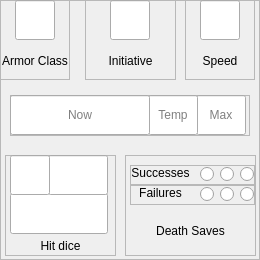
        <widget class="QFrame" name="lifeBox">
         <property name="geometry">
          <rect>
           <x>475</x>
           <y>205</y>
           <width>260</width>
           <height>260</height>
          </rect>
         </property>
         <property name="styleSheet">
          <string notr="true">font: 12pt &quot;Eberron&quot;;</string>
         </property>
         <property name="frameShape">
          <enum>QFrame::StyledPanel</enum>
         </property>
         <property name="frameShadow">
          <enum>QFrame::Raised</enum>
         </property>
         <widget class="QFrame" name="armorClassBox">
          <property name="geometry">
           <rect>
            <x>0</x>
            <y>0</y>
            <width>70</width>
            <height>80</height>
           </rect>
          </property>
          <property name="styleSheet">
           <string notr="true">font: 12pt &quot;Eberron&quot;;</string>
          </property>
          <property name="frameShape">
           <enum>QFrame::StyledPanel</enum>
          </property>
          <property name="frameShadow">
           <enum>QFrame::Raised</enum>
          </property>
          <widget class="QLineEdit" name="armorClassField">
           <property name="geometry">
            <rect>
             <x>15</x>
             <y>0</y>
             <width>40</width>
             <height>40</height>
            </rect>
           </property>
           <property name="accessibleName">
            <string>armorClass</string>
           </property>
           <property name="styleSheet">
            <string notr="true">font: 12pt &quot;Eberron&quot;;</string>
           </property>
           <property name="text">
            <string/>
           </property>
           <property name="maxLength">
            <number>2</number>
           </property>
           <property name="alignment">
            <set>Qt::AlignCenter</set>
           </property>
          </widget>
          <widget class="QLabel" name="armorClassLabel">
           <property name="geometry">
            <rect>
             <x>0</x>
             <y>45</y>
             <width>70</width>
             <height>31</height>
            </rect>
           </property>
           <property name="styleSheet">
            <string notr="true">font: 12pt &quot;Eberron&quot;;</string>
           </property>
           <property name="text">
            <string>Armor Class</string>
           </property>
           <property name="textFormat">
            <enum>Qt::AutoText</enum>
           </property>
           <property name="scaledContents">
            <bool>false</bool>
           </property>
           <property name="alignment">
            <set>Qt::AlignCenter</set>
           </property>
           <property name="wordWrap">
            <bool>true</bool>
           </property>
           <property name="textInteractionFlags">
            <set>Qt::NoTextInteraction</set>
           </property>
          </widget>
         </widget>
         <widget class="QFrame" name="initiativeBox">
          <property name="geometry">
           <rect>
            <x>85</x>
            <y>0</y>
            <width>91</width>
            <height>80</height>
           </rect>
          </property>
          <property name="styleSheet">
           <string notr="true">font: 12pt &quot;Eberron&quot;;</string>
          </property>
          <property name="frameShape">
           <enum>QFrame::StyledPanel</enum>
          </property>
          <property name="frameShadow">
           <enum>QFrame::Raised</enum>
          </property>
          <widget class="QLineEdit" name="initiativeField">
           <property name="geometry">
            <rect>
             <x>25</x>
             <y>0</y>
             <width>40</width>
             <height>40</height>
            </rect>
           </property>
           <property name="accessibleName">
            <string>initiative</string>
           </property>
           <property name="styleSheet">
            <string notr="true">font: 12pt &quot;Eberron&quot;;</string>
           </property>
           <property name="text">
            <string/>
           </property>
           <property name="maxLength">
            <number>2</number>
           </property>
           <property name="alignment">
            <set>Qt::AlignCenter</set>
           </property>
          </widget>
          <widget class="QLabel" name="initiativeLabel">
           <property name="geometry">
            <rect>
             <x>0</x>
             <y>45</y>
             <width>91</width>
             <height>31</height>
            </rect>
           </property>
           <property name="styleSheet">
            <string notr="true">font: 12pt &quot;Eberron&quot;;</string>
           </property>
           <property name="text">
            <string>Initiative</string>
           </property>
           <property name="textFormat">
            <enum>Qt::AutoText</enum>
           </property>
           <property name="scaledContents">
            <bool>false</bool>
           </property>
           <property name="alignment">
            <set>Qt::AlignCenter</set>
           </property>
           <property name="wordWrap">
            <bool>true</bool>
           </property>
           <property name="textInteractionFlags">
            <set>Qt::NoTextInteraction</set>
           </property>
          </widget>
         </widget>
         <widget class="QFrame" name="speedBox">
          <property name="geometry">
           <rect>
            <x>185</x>
            <y>0</y>
            <width>70</width>
            <height>80</height>
           </rect>
          </property>
          <property name="styleSheet">
           <string notr="true">font: 12pt &quot;Eberron&quot;;</string>
          </property>
          <property name="frameShape">
           <enum>QFrame::StyledPanel</enum>
          </property>
          <property name="frameShadow">
           <enum>QFrame::Raised</enum>
          </property>
          <widget class="QLineEdit" name="speedField">
           <property name="geometry">
            <rect>
             <x>15</x>
             <y>0</y>
             <width>40</width>
             <height>40</height>
            </rect>
           </property>
           <property name="accessibleName">
            <string>speed</string>
           </property>
           <property name="styleSheet">
            <string notr="true">font: 12pt &quot;Eberron&quot;;</string>
           </property>
           <property name="text">
            <string/>
           </property>
           <property name="maxLength">
            <number>2</number>
           </property>
           <property name="alignment">
            <set>Qt::AlignCenter</set>
           </property>
          </widget>
          <widget class="QLabel" name="speedLabel">
           <property name="geometry">
            <rect>
             <x>0</x>
             <y>45</y>
             <width>70</width>
             <height>31</height>
            </rect>
           </property>
           <property name="styleSheet">
            <string notr="true">font: 12pt &quot;Eberron&quot;;</string>
           </property>
           <property name="text">
            <string>Speed</string>
           </property>
           <property name="textFormat">
            <enum>Qt::AutoText</enum>
           </property>
           <property name="scaledContents">
            <bool>false</bool>
           </property>
           <property name="alignment">
            <set>Qt::AlignCenter</set>
           </property>
           <property name="wordWrap">
            <bool>true</bool>
           </property>
           <property name="textInteractionFlags">
            <set>Qt::NoTextInteraction</set>
           </property>
          </widget>
         </widget>
         <widget class="QFrame" name="hpBox">
          <property name="geometry">
           <rect>
            <x>10</x>
            <y>95</y>
            <width>240</width>
            <height>41</height>
           </rect>
          </property>
          <property name="styleSheet">
           <string notr="true">font: 12pt &quot;Eberron&quot;;</string>
          </property>
          <property name="frameShape">
           <enum>QFrame::StyledPanel</enum>
          </property>
          <property name="frameShadow">
           <enum>QFrame::Raised</enum>
          </property>
          <widget class="QLineEdit" name="hpTempField">
           <property name="geometry">
            <rect>
             <x>186</x>
             <y>0</y>
             <width>50</width>
             <height>40</height>
            </rect>
           </property>
           <property name="accessibleName">
            <string>hpTemp</string>
           </property>
           <property name="styleSheet">
            <string notr="true">font: 12pt &quot;Eberron&quot;;</string>
           </property>
           <property name="text">
            <string/>
           </property>
           <property name="maxLength">
            <number>4</number>
           </property>
           <property name="alignment">
            <set>Qt::AlignCenter</set>
           </property>
           <property name="placeholderText">
            <string>Max</string>
           </property>
          </widget>
          <widget class="QLineEdit" name="hpMaxField">
           <property name="geometry">
            <rect>
             <x>138</x>
             <y>0</y>
             <width>50</width>
             <height>40</height>
            </rect>
           </property>
           <property name="accessibleName">
            <string>hpMax</string>
           </property>
           <property name="styleSheet">
            <string notr="true">font: 12pt &quot;Eberron&quot;;</string>
           </property>
           <property name="text">
            <string/>
           </property>
           <property name="maxLength">
            <number>4</number>
           </property>
           <property name="alignment">
            <set>Qt::AlignCenter</set>
           </property>
           <property name="placeholderText">
            <string>Temp</string>
           </property>
          </widget>
          <widget class="QLineEdit" name="hpActualField">
           <property name="geometry">
            <rect>
             <x>0</x>
             <y>0</y>
             <width>140</width>
             <height>40</height>
            </rect>
           </property>
           <property name="accessibleName">
            <string>hp</string>
           </property>
           <property name="styleSheet">
            <string notr="true">font: 12pt &quot;Eberron&quot;;</string>
           </property>
           <property name="text">
            <string/>
           </property>
           <property name="maxLength">
            <number>4</number>
           </property>
           <property name="alignment">
            <set>Qt::AlignCenter</set>
           </property>
           <property name="placeholderText">
            <string>Now</string>
           </property>
          </widget>
         </widget>
         <widget class="QFrame" name="hitDiceBox">
          <property name="geometry">
           <rect>
            <x>5</x>
            <y>155</y>
            <width>111</width>
            <height>101</height>
           </rect>
          </property>
          <property name="styleSheet">
           <string notr="true">font: 12pt &quot;Eberron&quot;;</string>
          </property>
          <property name="frameShape">
           <enum>QFrame::StyledPanel</enum>
          </property>
          <property name="frameShadow">
           <enum>QFrame::Raised</enum>
          </property>
          <widget class="QLineEdit" name="hitDiceMax">
           <property name="geometry">
            <rect>
             <x>5</x>
             <y>0</y>
             <width>40</width>
             <height>40</height>
            </rect>
           </property>
           <property name="accessibleName">
            <string>level</string>
           </property>
           <property name="styleSheet">
            <string notr="true">font: 12pt &quot;Eberron&quot;;</string>
           </property>
           <property name="text">
            <string/>
           </property>
           <property name="maxLength">
            <number>6</number>
           </property>
           <property name="alignment">
            <set>Qt::AlignCenter</set>
           </property>
          </widget>
          <widget class="QLineEdit" name="hitDiceCoefficient">
           <property name="geometry">
            <rect>
             <x>43</x>
             <y>0</y>
             <width>60</width>
             <height>40</height>
            </rect>
           </property>
           <property name="accessibleName">
            <string>hitDiceCoeffiecient</string>
           </property>
           <property name="styleSheet">
            <string notr="true">font: 12pt &quot;Eberron&quot;;</string>
           </property>
           <property name="text">
            <string/>
           </property>
           <property name="maxLength">
            <number>6</number>
           </property>
           <property name="alignment">
            <set>Qt::AlignCenter</set>
           </property>
          </widget>
          <widget class="QLineEdit" name="hitDiceLeft">
           <property name="geometry">
            <rect>
             <x>5</x>
             <y>38</y>
             <width>98</width>
             <height>41</height>
            </rect>
           </property>
           <property name="accessibleName">
            <string>hitDiceLeft</string>
           </property>
           <property name="styleSheet">
            <string notr="true">font: 12pt &quot;Eberron&quot;;</string>
           </property>
           <property name="text">
            <string/>
           </property>
           <property name="maxLength">
            <number>6</number>
           </property>
           <property name="alignment">
            <set>Qt::AlignCenter</set>
           </property>
          </widget>
          <widget class="QLabel" name="hitDiceLabel">
           <property name="geometry">
            <rect>
             <x>0</x>
             <y>82</y>
             <width>111</width>
             <height>17</height>
            </rect>
           </property>
           <property name="styleSheet">
            <string notr="true">font: 12pt &quot;Eberron&quot;;</string>
           </property>
           <property name="text">
            <string>Hit dice</string>
           </property>
           <property name="alignment">
            <set>Qt::AlignCenter</set>
           </property>
           <property name="textInteractionFlags">
            <set>Qt::NoTextInteraction</set>
           </property>
          </widget>
          <zorder>hitDiceLeft</zorder>
          <zorder>hitDiceCoefficient</zorder>
          <zorder>hitDiceLabel</zorder>
          <zorder>hitDiceMax</zorder>
         </widget>
         <widget class="QFrame" name="deathSavesBox">
          <property name="geometry">
           <rect>
            <x>125</x>
            <y>155</y>
            <width>131</width>
            <height>101</height>
           </rect>
          </property>
          <property name="styleSheet">
           <string notr="true">font: 12pt &quot;Eberron&quot;;</string>
          </property>
          <property name="frameShape">
           <enum>QFrame::StyledPanel</enum>
          </property>
          <property name="frameShadow">
           <enum>QFrame::Raised</enum>
          </property>
          <widget class="QLabel" name="deathSavesLabel">
           <property name="geometry">
            <rect>
             <x>10</x>
             <y>50</y>
             <width>111</width>
             <height>51</height>
            </rect>
           </property>
           <property name="styleSheet">
            <string notr="true">font: 12pt &quot;Eberron&quot;;</string>
           </property>
           <property name="text">
            <string>Death Saves</string>
           </property>
           <property name="alignment">
            <set>Qt::AlignCenter</set>
           </property>
           <property name="wordWrap">
            <bool>true</bool>
           </property>
           <property name="textInteractionFlags">
            <set>Qt::NoTextInteraction</set>
           </property>
          </widget>
          <widget class="QFrame" name="successesBox">
           <property name="geometry">
            <rect>
             <x>5</x>
             <y>10</y>
             <width>125</width>
             <height>20</height>
            </rect>
           </property>
           <property name="styleSheet">
            <string notr="true">font: 12pt &quot;Eberron&quot;;</string>
           </property>
           <property name="frameShape">
            <enum>QFrame::StyledPanel</enum>
           </property>
           <property name="frameShadow">
            <enum>QFrame::Raised</enum>
           </property>
           <widget class="QLabel" name="successesLabel">
            <property name="geometry">
             <rect>
              <x>0</x>
              <y>0</y>
              <width>61</width>
              <height>16</height>
             </rect>
            </property>
            <property name="accessibleName">
             <string/>
            </property>
            <property name="accessibleDescription">
             <string/>
            </property>
            <property name="styleSheet">
             <string notr="true">font: 10pt &quot;Eberron&quot;;</string>
            </property>
            <property name="text">
             <string>Successes</string>
            </property>
            <property name="alignment">
             <set>Qt::AlignCenter</set>
            </property>
            <property name="textInteractionFlags">
             <set>Qt::NoTextInteraction</set>
            </property>
           </widget>
           <widget class="QRadioButton" name="successes_1">
            <property name="geometry">
             <rect>
              <x>70</x>
              <y>2</y>
              <width>15</width>
              <height>15</height>
             </rect>
            </property>
            <property name="accessibleName">
             <string>succeses</string>
            </property>
            <property name="accessibleDescription">
             <string>1</string>
            </property>
            <property name="styleSheet">
             <string notr="true">font: 12pt &quot;Eberron&quot;;</string>
            </property>
            <property name="text">
             <string/>
            </property>
            <property name="checked">
             <bool>false</bool>
            </property>
            <property name="autoRepeat">
             <bool>false</bool>
            </property>
            <property name="autoExclusive">
             <bool>false</bool>
            </property>
           </widget>
           <widget class="QRadioButton" name="successes_2">
            <property name="geometry">
             <rect>
              <x>90</x>
              <y>2</y>
              <width>15</width>
              <height>15</height>
             </rect>
            </property>
            <property name="accessibleName">
             <string>succeses</string>
            </property>
            <property name="accessibleDescription">
             <string>2</string>
            </property>
            <property name="styleSheet">
             <string notr="true">font: 12pt &quot;Eberron&quot;;</string>
            </property>
            <property name="text">
             <string/>
            </property>
            <property name="autoExclusive">
             <bool>false</bool>
            </property>
           </widget>
           <widget class="QRadioButton" name="successes_3">
            <property name="geometry">
             <rect>
              <x>110</x>
              <y>2</y>
              <width>15</width>
              <height>15</height>
             </rect>
            </property>
            <property name="accessibleName">
             <string>successes</string>
            </property>
            <property name="accessibleDescription">
             <string>3</string>
            </property>
            <property name="styleSheet">
             <string notr="true">font: 12pt &quot;Eberron&quot;;</string>
            </property>
            <property name="text">
             <string/>
            </property>
            <property name="autoExclusive">
             <bool>false</bool>
            </property>
           </widget>
          </widget>
          <widget class="QFrame" name="failuresBox">
           <property name="geometry">
            <rect>
             <x>5</x>
             <y>30</y>
             <width>125</width>
             <height>20</height>
            </rect>
           </property>
           <property name="styleSheet">
            <string notr="true">font: 12pt &quot;Eberron&quot;;</string>
           </property>
           <property name="frameShape">
            <enum>QFrame::StyledPanel</enum>
           </property>
           <property name="frameShadow">
            <enum>QFrame::Raised</enum>
           </property>
           <widget class="QLabel" name="failuresLabel">
            <property name="geometry">
             <rect>
              <x>0</x>
              <y>0</y>
              <width>61</width>
              <height>16</height>
             </rect>
            </property>
            <property name="styleSheet">
             <string notr="true">font: 10pt &quot;Eberron&quot;;</string>
            </property>
            <property name="text">
             <string>Failures</string>
            </property>
            <property name="alignment">
             <set>Qt::AlignCenter</set>
            </property>
            <property name="textInteractionFlags">
             <set>Qt::NoTextInteraction</set>
            </property>
           </widget>
           <widget class="QRadioButton" name="failures_1">
            <property name="geometry">
             <rect>
              <x>70</x>
              <y>2</y>
              <width>15</width>
              <height>15</height>
             </rect>
            </property>
            <property name="accessibleName">
             <string>failures</string>
            </property>
            <property name="accessibleDescription">
             <string>1</string>
            </property>
            <property name="styleSheet">
             <string notr="true">font: 12pt &quot;Eberron&quot;;</string>
            </property>
            <property name="text">
             <string/>
            </property>
            <property name="checkable">
             <bool>true</bool>
            </property>
            <property name="autoExclusive">
             <bool>false</bool>
            </property>
           </widget>
           <widget class="QRadioButton" name="failures_2">
            <property name="geometry">
             <rect>
              <x>90</x>
              <y>2</y>
              <width>15</width>
              <height>15</height>
             </rect>
            </property>
            <property name="accessibleName">
             <string>failures</string>
            </property>
            <property name="accessibleDescription">
             <string>2</string>
            </property>
            <property name="styleSheet">
             <string notr="true">font: 12pt &quot;Eberron&quot;;</string>
            </property>
            <property name="text">
             <string/>
            </property>
            <property name="autoExclusive">
             <bool>false</bool>
            </property>
           </widget>
           <widget class="QRadioButton" name="failures_3">
            <property name="geometry">
             <rect>
              <x>110</x>
              <y>2</y>
              <width>15</width>
              <height>15</height>
             </rect>
            </property>
            <property name="accessibleName">
             <string>failures</string>
            </property>
            <property name="accessibleDescription">
             <string>3</string>
            </property>
            <property name="styleSheet">
             <string notr="true">font: 12pt &quot;Eberron&quot;;</string>
            </property>
            <property name="text">
             <string/>
            </property>
            <property name="autoExclusive">
             <bool>false</bool>
            </property>
           </widget>
          </widget>
         </widget>
        </widget>
